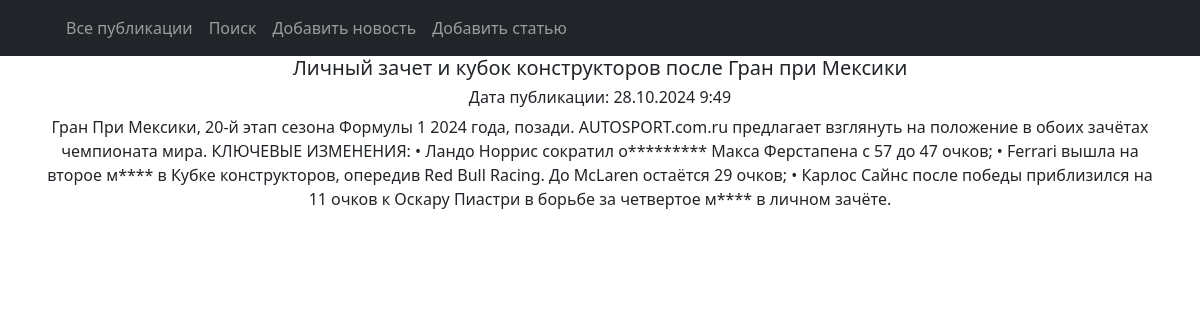
Screenshot of /3/ with the database file from the repository.
### news/models.py (models this page shows, shortened)
class Post(models.Model):
    article = 'ART'
    news = 'NEW'
    TYPE = [
        (article, 'Статья'),
        (news, 'Новость'),
    ]
    post_author = models.ForeignKey(Author, on_delete=models.CASCADE)
    post_type = models.CharField(max_length=3, choices=TYPE, default=article)
    post_time = models.DateTimeField(auto_now_add=True)
    post_category = models.ManyToManyField(Category, through='PostCategory')
    post_title = models.CharField(max_length=255)
    post_text = models.TextField()
    post_rating = models.IntegerField(default=0)

### news/views.py (the view)
# urls.py: path('<int:pk>/', PostDetail.as_view(), name='post_detail'),
class PostDetail(DetailView):
    model = Post
    template_name = 'post.html'
    context_object_name = 'post'

### news/templatetags/custom_filters.py (called while the page is built)
@register.filter()
def censor(text):
    CENS_WORDS = ['подшипник', 'коробка', 'видеорегистратор', 'транспорт', 'безопасность', 'также', 'видео',
                  'отставание', 'место']
    if type(text) != str:
        raise TypeException(f'Недопустимый формат данных (string)!')
    lst = []
    st = ''
    i = 0
    for sym in text:
        i += 1
        if sym.isalpha():
            st += sym
            if i == len(text):
                lst.append(st)
        else:
            if len(st):
                lst.append(st)
            lst.append(sym)
            st = ''
    for i in range(len(lst)):
        if lst[i].lower() in CENS_WORDS:
            lst[i] = lst[i].replace(lst[i], lst[i][:1] + "*" * (len(lst[i]) - 1))
    censored_text = ''
    for word in lst:
        censored_text += word
    return f'{censored_text}'

### templates/post.html (shortened to what this page needs)
{% extends 'flatpages/default.html' %}
{% load custom_filters %}
{% block content %}
    <h5>{{ post.post_title|censor }}</h5>
    <h6>Дата публикации: {{ post.post_time|date:'d.m.Y G:i' }}</h6>
    {{ post.post_text|censor }}
{% endblock content %}

### rows the page displays
Post: post_title|censor "Личный зачет и кубок конструкторов после Гран при Мексики", post_time "28.10.2024 9:49", post_text|censor "Гран При Мексики, 20-й этап сезона Формулы 1 2024 года, позади. AUTOSPORT.com.ru предлагает взглянуть на положение в обоих зачётах чемпионата мира. КЛЮЧЕВЫЕ ИЗМЕНЕНИЯ: • Ландо Норрис сократил о********* Макса Ферстапена с 57 до 47 очков; • Ferrari вышла на второе м**** в Кубке конструкторов, опередив Red Bull Racing. До McLaren остаётся 29 очков; • Карлос Сайнс после победы приблизился на 11 очков к Оскару Пиастри в борьбе за четвертое м**** в личном зачёте."
